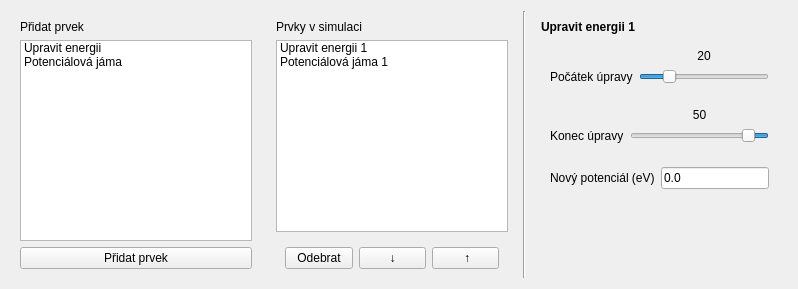
     <widget class="QWidget" name="potencialTab">
      <attribute name="title">
       <string>Úpráva potenciálu</string>
      </attribute>
      <layout class="QHBoxLayout" name="horizontalLayout_9">
       <item>
        <widget class="QWidget" name="addElementWidget" native="true">
         <property name="maximumSize">
          <size>
           <width>250</width>
           <height>16777215</height>
          </size>
         </property>
         <layout class="QVBoxLayout" name="verticalLayout_5">
          <item>
           <widget class="QLabel" name="addElementLabel">
            <property name="text">
             <string>Přidat prvek</string>
            </property>
           </widget>
          </item>
          <item>
           <widget class="QListWidget" name="addElementList">
            <item>
             <property name="text">
              <string>Upravit energii</string>
             </property>
            </item>
            <item>
             <property name="text">
              <string>Potenciálová jáma</string>
             </property>
            </item>
           </widget>
          </item>
          <item>
           <widget class="QPushButton" name="addElementButton">
            <property name="text">
             <string>Přidat prvek</string>
            </property>
           </widget>
          </item>
         </layout>
        </widget>
       </item>
       <item>
        <widget class="QWidget" name="elementListWidget" native="true">
         <property name="maximumSize">
          <size>
           <width>250</width>
           <height>16777215</height>
          </size>
         </property>
         <layout class="QVBoxLayout" name="verticalLayout_6">
          <item>
           <widget class="QLabel" name="elementListLabel">
            <property name="text">
             <string>Prvky v simulaci</string>
            </property>
           </widget>
          </item>
          <item>
           <widget class="QListWidget" name="elementListList">
            <item>
             <property name="text">
              <string>Upravit energii 1</string>
             </property>
            </item>
            <item>
             <property name="text">
              <string>Potenciálová jáma 1</string>
             </property>
            </item>
           </widget>
          </item>
          <item>
           <widget class="QWidget" name="elementListButtonWidget" native="true">
            <property name="sizePolicy">
             <sizepolicy hsizetype="Fixed" vsizetype="Preferred">
              <horstretch>0</horstretch>
              <verstretch>0</verstretch>
             </sizepolicy>
            </property>
            <layout class="QHBoxLayout" name="horizontalLayout_11">
             <property name="bottomMargin">
              <number>0</number>
             </property>
             <item>
              <widget class="QPushButton" name="elementListRemoveButton">
               <property name="sizePolicy">
                <sizepolicy hsizetype="Maximum" vsizetype="Fixed">
                 <horstretch>60</horstretch>
                 <verstretch>0</verstretch>
                </sizepolicy>
               </property>
               <property name="text">
                <string>Odebrat</string>
               </property>
              </widget>
             </item>
             <item>
              <widget class="QPushButton" name="elementListButtonDown">
               <property name="sizePolicy">
                <sizepolicy hsizetype="Maximum" vsizetype="Fixed">
                 <horstretch>15</horstretch>
                 <verstretch>0</verstretch>
                </sizepolicy>
               </property>
               <property name="text">
                <string>↓</string>
               </property>
              </widget>
             </item>
             <item>
              <widget class="QPushButton" name="elementListButtonUp">
               <property name="sizePolicy">
                <sizepolicy hsizetype="Maximum" vsizetype="Fixed">
                 <horstretch>15</horstretch>
                 <verstretch>0</verstretch>
                </sizepolicy>
               </property>
               <property name="text">
                <string> ↑</string>
               </property>
              </widget>
             </item>
            </layout>
           </widget>
          </item>
         </layout>
        </widget>
       </item>
       <item>
        <widget class="Line" name="potentialDividerLine">
         <property name="orientation">
          <enum>Qt::Orientation::Vertical</enum>
         </property>
        </widget>
       </item>
       <item>
        <widget class="QWidget" name="editElementWidget" native="true">
         <layout class="QVBoxLayout" name="verticalLayout_7">
          <item>
           <widget class="QLabel" name="editElementTitleLabel">
            <property name="font">
             <font>
              <bold>true</bold>
             </font>
            </property>
            <property name="text">
             <string>Upravit energii 1</string>
            </property>
           </widget>
          </item>
          <item>
           <widget class="QWidget" name="editElementStartWidget" native="true">
            <property name="sizePolicy">
             <sizepolicy hsizetype="Preferred" vsizetype="Maximum">
              <horstretch>0</horstretch>
              <verstretch>0</verstretch>
             </sizepolicy>
            </property>
            <layout class="QGridLayout" name="gridLayout_2">
             <item row="1" column="0">
              <widget class="QLabel" name="editElementStartTitleLabel">
               <property name="text">
                <string>Počátek úpravy</string>
               </property>
              </widget>
             </item>
             <item row="1" column="1">
              <widget class="QSlider" name="editElementStartSlider">
               <property name="value">
                <number>20</number>
               </property>
               <property name="orientation">
                <enum>Qt::Orientation::Horizontal</enum>
               </property>
              </widget>
             </item>
             <item row="0" column="1">
              <widget class="QLabel" name="editElementStartStatusLabel">
               <property name="sizePolicy">
                <sizepolicy hsizetype="Preferred" vsizetype="Minimum">
                 <horstretch>0</horstretch>
                 <verstretch>0</verstretch>
                </sizepolicy>
               </property>
               <property name="text">
                <string notr="true">20</string>
               </property>
               <property name="alignment">
                <set>Qt::AlignmentFlag::AlignBottom|Qt::AlignmentFlag::AlignHCenter</set>
               </property>
              </widget>
             </item>
            </layout>
           </widget>
          </item>
          <item>
           <widget class="QWidget" name="editElementEndWidget" native="true">
            <property name="sizePolicy">
             <sizepolicy hsizetype="Preferred" vsizetype="Maximum">
              <horstretch>0</horstretch>
              <verstretch>0</verstretch>
             </sizepolicy>
            </property>
            <layout class="QGridLayout" name="gridLayout_3">
             <item row="1" column="0">
              <widget class="QLabel" name="editElementEndTitleLabel">
               <property name="text">
                <string>Konec úpravy</string>
               </property>
              </widget>
             </item>
             <item row="1" column="1">
              <widget class="QSlider" name="editElementEndSlider">
               <property name="pageStep">
                <number>10</number>
               </property>
               <property name="value">
                <number>10</number>
               </property>
               <property name="tracking">
                <bool>true</bool>
               </property>
               <property name="orientation">
                <enum>Qt::Orientation::Horizontal</enum>
               </property>
               <property name="invertedAppearance">
                <bool>true</bool>
               </property>
               <property name="invertedControls">
                <bool>false</bool>
               </property>
              </widget>
             </item>
             <item row="0" column="1">
              <widget class="QLabel" name="editElementEndStatusLabel">
               <property name="sizePolicy">
                <sizepolicy hsizetype="Preferred" vsizetype="Minimum">
                 <horstretch>0</horstretch>
                 <verstretch>0</verstretch>
                </sizepolicy>
               </property>
               <property name="text">
                <string notr="true">50</string>
               </property>
               <property name="alignment">
                <set>Qt::AlignmentFlag::AlignBottom|Qt::AlignmentFlag::AlignHCenter</set>
               </property>
              </widget>
             </item>
            </layout>
           </widget>
          </item>
          <item>
           <widget class="QWidget" name="newPotentialWidget" native="true">
            <property name="sizePolicy">
             <sizepolicy hsizetype="Maximum" vsizetype="Preferred">
              <horstretch>0</horstretch>
              <verstretch>0</verstretch>
             </sizepolicy>
            </property>
            <layout class="QHBoxLayout" name="horizontalLayout_10">
             <item>
              <widget class="QLabel" name="newPotentialLabel">
               <property name="sizePolicy">
                <sizepolicy hsizetype="Maximum" vsizetype="Preferred">
                 <horstretch>0</horstretch>
                 <verstretch>0</verstretch>
                </sizepolicy>
               </property>
               <property name="text">
                <string>Nový potenciál (eV)</string>
               </property>
              </widget>
             </item>
             <item>
              <widget class="QLineEdit" name="newPotentialLineEdit">
               <property name="maximumSize">
                <size>
                 <width>200</width>
                 <height>16777215</height>
                </size>
               </property>
               <property name="text">
                <string>0.0</string>
               </property>
               <property name="maxLength">
                <number>5</number>
               </property>
               <property name="placeholderText">
                <string>0.3</string>
               </property>
              </widget>
             </item>
            </layout>
           </widget>
          </item>
          <item>
           <spacer name="editElementVerticalSpacer">
            <property name="orientation">
             <enum>Qt::Orientation::Vertical</enum>
            </property>
            <property name="sizeHint" stdset="0">
             <size>
              <width>20</width>
              <height>40</height>
             </size>
            </property>
           </spacer>
          </item>
         </layout>
        </widget>
       </item>
      </layout>
     </widget>
